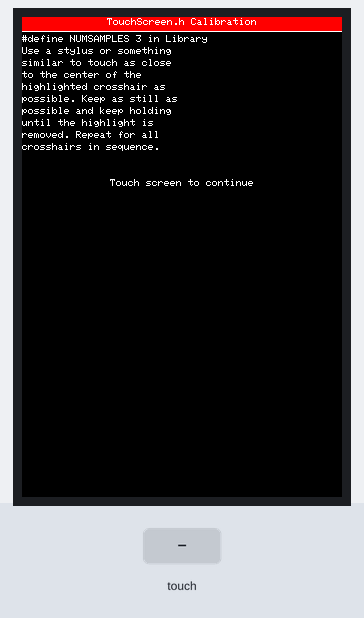
Recording of a sketch running on a simulated Arduino Uno, built with avr-gcc and run on an emulated ATmega328P. Shown: 320×480 colour display. Inputs (shaded band) come from the test bench. What the sketch prints to the serial monitor is not drawn.

Above: at 1.5 s.
1.6 s: touch panel pressed at 13 % / 10 % of its raw x / y range
At 2.5 s:
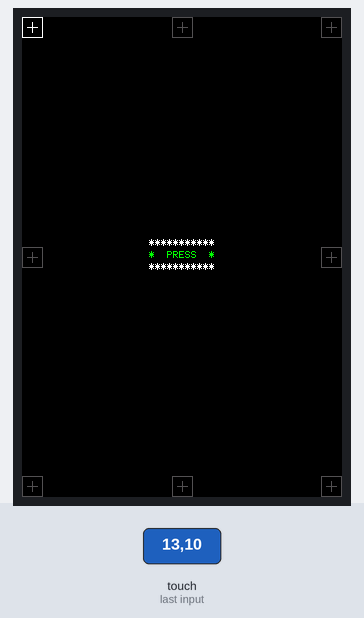
3.4 s: touch panel pressed at 38 % / 10 % of its raw x / y range
At 3.8 s:
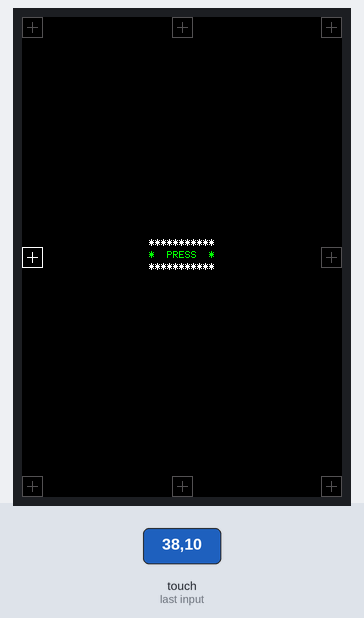
Timing chart, 0 to 6.4 s (numbered marks = the images above; inputs shaded):
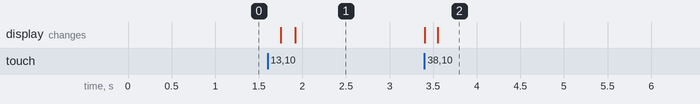

Measured:
- after the input at 1.6 s, the display: first changes after 0.15 s (image 1 shows a later state)
- after the input at 3.4 s, the display: first changes at once (image 2 shows a later state)

The sketch:

touchscreenCalibrationAndTest.ino
```cpp
#include <TouchScreen.h> //touch library
#include <LCDWIKI_GUI.h> //Core graphics library
#include <LCDWIKI_KBV.h> //Hardware-specific library

#define TOUCH_ORIENTATION  0
#define TITLE "TouchScreen.h Calibration"

LCDWIKI_KBV my_lcd(ILI9486,A3,A2,A1,A0,A4); //model,cs,cd,wr,rd,reset

#define  BLACK   0x0000
#define BLUE    0x001F
#define RED     0xF800
#define GREEN   0x07E0
#define CYAN    0x07FF
#define MAGENTA 0xF81F
#define YELLOW  0xFFE0
#define WHITE   0xFFFF

#define YP A3  // must be an analog pin, use "An" notation!
#define XM A2  // must be an analog pin, use "An" notation!
#define YM 9   // can be a digital pin
#define XP 8   // can be a digital pin

TouchScreen mytouch(XP, YP, XM, YM, 300);
TSPoint tp;                      //Touchscreen_due branch uses Point

void show_string(uint8_t *str,int16_t x,int16_t y,uint8_t csize,uint16_t fc, uint16_t bc,boolean mode)
{
    my_lcd.Set_Text_Mode(mode);
    my_lcd.Set_Text_Size(csize);
    my_lcd.Set_Text_colour(fc);
    my_lcd.Set_Text_Back_colour(bc);
    my_lcd.Print_String(str,x,y);
}

void Read_Resistive(void)
{
    tp = mytouch.getPoint();
    pinMode(YP, OUTPUT);      //restore shared pins
    pinMode(XM, OUTPUT);
    digitalWrite(YP, HIGH);   //because TFT control pins
    digitalWrite(XM, HIGH);
}

bool is_pressed(void)
{
    bool state;
    Read_Resistive();
    state = (tp.z > 20 && tp.z < 1000);
    return state;
}

void showpoint(void)
{
    Serial.print("\r\nx="); Serial.print(tp.x);
    Serial.print(" y="); Serial.print(tp.y);
    Serial.print(" z="); Serial.print(tp.z);
}

uint32_t cx, cy;
uint32_t rx[8], ry[8];
int32_t clx, crx, cty, cby;
float px, py;
int dispx, dispy, text_y_center, swapxy;
uint32_t calx, caly, cals;
char buf[13];

void setup()
{
    Serial.begin(9600);
    Serial.println(TITLE);
    digitalWrite(A0, HIGH);
    pinMode(A0, OUTPUT);
    my_lcd.Init_LCD();
    my_lcd.Set_Rotation(TOUCH_ORIENTATION);
    my_lcd.Fill_Screen(BLACK);
    dispx = my_lcd.Get_Display_Width();
    dispy = my_lcd.Get_Display_Height();
    text_y_center = (dispy / 2) - 6;
}

void drawCrossHair(int x, int y, unsigned int color)
{
    my_lcd.Set_Draw_color(color);
    my_lcd.Draw_Rectangle(x - 10, y - 10, x + 10, y + 10);
    my_lcd.Draw_Fast_VLine(x, y-5, 11);
    my_lcd.Draw_Fast_HLine(x-5, y, 11);
}

void readCoordinates()
{
    int iter = 5000;
    int failcount = 0;
    int cnt = 0;
    uint32_t tx = 0;
    uint32_t ty = 0;
    boolean OK = false;

    while (OK == false)
    {
        my_lcd.Set_Draw_color(0);
        my_lcd.Fill_Rectangle(my_lcd.Get_Display_Width()/2-33, text_y_center, my_lcd.Get_Display_Width()/2+33, text_y_center+8);
        show_string("*  PRESS  *",CENTER,text_y_center,1,GREEN, BLACK,1);
        while (is_pressed() == false) {}
        my_lcd.Set_Draw_color(0);
        my_lcd.Fill_Rectangle(my_lcd.Get_Display_Width()/2-33, text_y_center, my_lcd.Get_Display_Width()/2+33, text_y_center+8);
        show_string("*  HOLD!  *",CENTER,text_y_center,1,RED, BLACK,1);
        cnt = 0;
        iter = 400;
        do
        {
            Read_Resistive();
            // showpoint(tp);
            if (tp.z > 20 && tp.z < 1000)
            {
                tx += tp.x;
                ty += tp.y;
                cnt++;
            }
            else
                failcount++;
        } while ((cnt < iter) && (failcount < 10000));
        if (cnt >= iter)
        {
            OK = true;
        }
        else
        {
            tx = 0;
            ty = 0;
            cnt = 0;
        }
        if (failcount >= 10000)
            fail();
    }

    cx = tx / iter;
    cy = ty / iter;
}

void calibrate(int x, int y, int i)
{
    drawCrossHair(x, y,WHITE);
    readCoordinates();
    my_lcd.Set_Draw_color(0);
    my_lcd.Fill_Rectangle(my_lcd.Get_Display_Width()/2-33, text_y_center, my_lcd.Get_Display_Width()/2+33, text_y_center+8);
    show_string("* RELEASE *",CENTER,text_y_center,1,BLUE, BLACK,1);
    drawCrossHair(x, y,0x528A);
    rx[i] = cx;
    ry[i] = cy;
    //Serial.print("\r\ncx="); Serial.print(cx);
    //Serial.print(" cy="); Serial.print(cy);
    while (is_pressed() == true) {}
}

void waitForTouch()
{
    while (is_pressed() == true) {}
    while (is_pressed() == false) {}
    while (is_pressed() == true) {}
}

void toHex(uint32_t num)
{
    buf[0] = '0';
    buf[1] = 'x';
    buf[10] = 'U';
    buf[11] = 'L';
    buf[12] = 0;
    for (int zz = 9; zz > 1; zz--)
    {
        if ((num & 0xF) > 9)
            buf[zz] = (num & 0xF) + 55;
        else
            buf[zz] = (num & 0xF) + 48;
        num = num >> 4;
    }
}

void startup()
{
    my_lcd.Set_Draw_color(255, 0, 0);
    my_lcd.Fill_Rectangle(0, 0, dispx - 1, 13);
    my_lcd.Set_Draw_color(255, 255, 255);
    my_lcd.Draw_Line(0, 14, dispx - 1, 14);
    show_string(TITLE,CENTER,1,1,WHITE, BLACK,1);

    my_lcd.Print_String("#define NUMSAMPLES 3 in Library", LEFT, 18);
    my_lcd.Print_String("Use a stylus or something", LEFT, 30);
    my_lcd.Print_String("similar to touch as close", LEFT, 42);
    my_lcd.Print_String("to the center of the", LEFT, 54);
    my_lcd.Print_String("highlighted crosshair as", LEFT, 66);
    my_lcd.Print_String("possible. Keep as still as", LEFT, 78);
    my_lcd.Print_String("possible and keep holding", LEFT, 90);
    my_lcd.Print_String("until the highlight is", LEFT, 102);
    my_lcd.Print_String("removed. Repeat for all", LEFT, 114);
    my_lcd.Print_String("crosshairs in sequence.", LEFT, 126);
    my_lcd.Print_String("Touch screen to continue", CENTER, 162);

    waitForTouch();
    my_lcd.Fill_Screen(BLACK);
}

void showNumI(char *msg, uint32_t val, int x, int y)
{
    show_string(msg,x,y,1,MAGENTA, BLACK,1);
    my_lcd.Set_Text_colour(GREEN);
    my_lcd.Print_Number_Int(val, x+50, y, 0, ' ',10);
}

void done()
{
    uint16_t TS_LEFT, TS_RT, TS_TOP, TS_BOT, TS_WID, TS_HT, TS_SWAP;
    int16_t tmp;
    my_lcd.Fill_Screen(BLACK);
    my_lcd.Set_Draw_color(255, 0, 0);
    my_lcd.Fill_Rectangle(0, 0, dispx - 1, 13);
    my_lcd.Set_Draw_color(255, 255, 255);
    my_lcd.Draw_Line(0, 14, dispx - 1, 14);
    show_string(TITLE,CENTER,1,1,WHITE, BLACK,1);
    my_lcd.Print_String("To use the new calibration", LEFT, 30);
    my_lcd.Print_String("settings you must map the values", LEFT, 42);
    my_lcd.Print_String("from Point p = ts.getPoint() e.g. ", LEFT, 54);
    my_lcd.Print_String("x = map(p.x, LEFT, RT, 0, lcd.width());", LEFT, 66);
    my_lcd.Print_String("y = map(p.y, TOP, BOT, 0, lcd.height());", LEFT, 78);
    my_lcd.Print_String("swap p.x and p.y if diff ORIENTATION", LEFT, 90);

    //.kbv show human values
    TS_LEFT = (calx >> 14) & 0x3FFF;
    TS_RT   = (calx >>  0) & 0x3FFF;
    TS_TOP  = (caly >> 14) & 0x3FFF;
    TS_BOT  = (caly >>  0) & 0x3FFF;
    TS_WID  = ((cals >> 12) & 0x0FFF) + 1;
    TS_HT   = ((cals >>  0) & 0x0FFF) + 1;
    TS_SWAP = (cals >> 31);
    if (TOUCH_ORIENTATION != 0) {
        my_lcd.Print_String("Sketch is LANDSCAPE", 0, 126);
        my_lcd.Print_Number_Int(TS_WID, 150, 126, 0, ' ',10);
        my_lcd.Print_String("x", 174, 126);
        my_lcd.Print_Number_Int(TS_HT, 186, 126, 0, ' ',10);
        showNumI("LEFT ", TS_LEFT, 0, 138);
        showNumI("RT   ", TS_RT, 100, 138);
        showNumI("TOP  ", TS_TOP, 0, 150);
        showNumI("BOT  ", TS_BOT, 100, 150);
        switch (TOUCH_ORIENTATION) {
            case 1:
                tmp = TS_LEFT, TS_LEFT = TS_TOP, TS_TOP = TS_RT, TS_RT = TS_BOT, TS_BOT = tmp;
                tmp = TS_WID, TS_WID = TS_HT, TS_HT = tmp;
                break;
        }
    }
    my_lcd.Print_String("PORTRAIT CALIBRATION", 0, 174);
    my_lcd.Print_Number_Int(TS_WID, 150, 174, 0, ' ',10);
    my_lcd.Print_String("x", 174, 174);
    my_lcd.Print_Number_Int(TS_HT, 186, 174, 0, ' ',10);
    showNumI("LEFT ", TS_LEFT, 0, 186);
    showNumI("RT   ", TS_RT, 100, 186);
    my_lcd.Print_Number_Float(((float)TS_RT - TS_LEFT) / TS_WID, 2, 200, 186, '.', 0, ' ');
    showNumI("TOP  ", TS_TOP, 0, 198);
    showNumI("BOT  ", TS_BOT, 100, 198);
    my_lcd.Print_Number_Float(((float)TS_BOT - TS_TOP) / TS_HT, 2, 200, 198, '.', 0, ' ');
    my_lcd.Print_String("Touch Pin Wiring is ", 0, 222);
    my_lcd.Print_String((cals >> 31) ? "SWAPXY" : "PORTRAIT", 170, 222);

}

void fail()
{
    my_lcd.Fill_Screen(BLACK);
    my_lcd.Set_Draw_color(255, 0, 0);
    my_lcd.Fill_Rectangle(0, 0, dispx - 1, 13);
    my_lcd.Set_Draw_color(255, 255, 255);
    my_lcd.Draw_Line(0, 14, dispx - 1, 14);
    show_string("Touch Calibration FAILED",CENTER,1,1,WHITE, BLACK,1);

    my_lcd.Print_String("Unable to read the position", LEFT, 30);
    my_lcd.Print_String("of the press. This is a", LEFT, 42);
    my_lcd.Print_String("hardware issue and can", LEFT, 54);
    my_lcd.Print_String("not be corrected in", LEFT, 66);
    my_lcd.Print_String("software.", LEFT, 78);
    my_lcd.Print_String("check XP, XM pins with a multimeter", LEFT, 102);
    my_lcd.Print_String("check YP, YM pins with a multimeter", LEFT, 114);
    my_lcd.Print_String("should be about 300 ohms", LEFT, 126);

    while (true) {};
}

void loop()
{
    startup();


    drawCrossHair(dispx - 11, 10,0x528A);
    drawCrossHair(dispx / 2, 10,0x528A);
    drawCrossHair(10, 10,0x528A);
    drawCrossHair(dispx - 11, dispy / 2,0x528A);
    drawCrossHair(10, dispy / 2,0x528A);
    drawCrossHair(dispx - 11, dispy - 11,0x528A);
    drawCrossHair(dispx / 2, dispy - 11,0x528A);
    drawCrossHair(10, dispy - 11,0x528A);

    show_string("***********",CENTER,text_y_center - 12,1,WHITE, BLACK,1);
    show_string("***********",CENTER,text_y_center + 12,1,WHITE, BLACK,1);

    calibrate(10, 10, 0);
    calibrate(10, dispy / 2, 1);
    calibrate(10, dispy - 11, 2);
    calibrate(dispx / 2, 10, 3);
    calibrate(dispx / 2, dispy - 11, 4);
    calibrate(dispx - 11, 10, 5);
    calibrate(dispx - 11, dispy / 2, 6);
    calibrate(dispx - 11, dispy - 11, 7);

    cals = (long(dispx - 1) << 12) + (dispy - 1);
    if (TOUCH_ORIENTATION == 0) swapxy = rx[2] - rx[0];
    else swapxy = ry[2] - ry[0];
    swapxy = (swapxy < -500 || swapxy > 500);
    if ((TOUCH_ORIENTATION == 0) ^ (swapxy != 0)) {
        clx = (rx[0] + rx[1] + rx[2]) / 3;
        crx = (rx[5] + rx[6] + rx[7]) / 3;
        cty = (ry[0] + ry[3] + ry[5]) / 3;
        cby = (ry[2] + ry[4] + ry[7]) / 3;
    } else {
        clx = (ry[0] + ry[1] + ry[2]) / 3;
        crx = (ry[5] + ry[6] + ry[7]) / 3;
        cty = (rx[0] + rx[3] + rx[5]) / 3;
        cby = (rx[2] + rx[4] + rx[7]) / 3;
    }
    px = float(crx - clx) / (dispx - 20);
    py = float(cby - cty) / (dispy - 20);
    //  px = 0;
    clx -= px * 10;
    crx += px * 10;
    cty -= py * 10;
    cby += py * 10;

    calx = (long(clx) << 14) + long(crx);
    caly = (long(cty) << 14) + long(cby);
    if (swapxy)
        cals |= (1L << 31);

    done();
    while (true) {}
}
```
